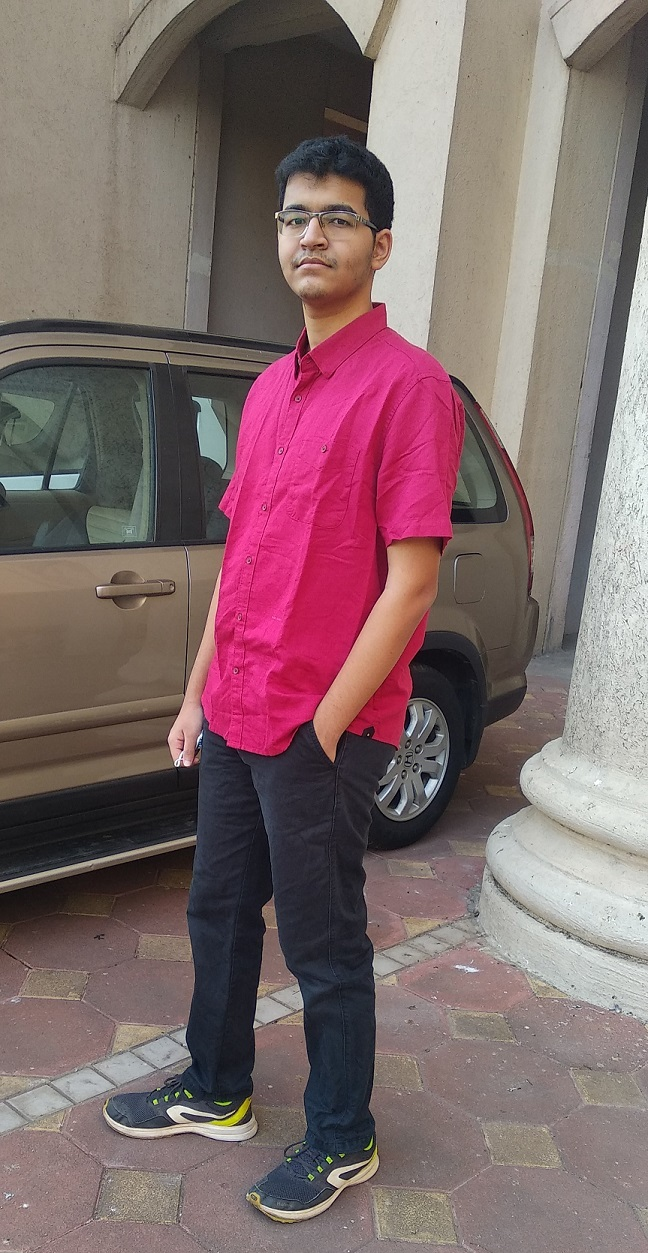
#> input picture Images/Pingle.jpg, 648 x 1253 px
$ python 'demo 4.py'
#> lines starting #> are read from the running program, lines starting #| are printed output that depends on the picture
### Helpers/shader.py
RGBA_NAMES = {
    "BLACK": [0, 0, 0, 255],
    "WHITE": [255, 255, 255, 255],
    "GREY": [128, 128, 128, 255],
    "GRAY": [128, 128, 128, 255],
    "RED": [255, 0, 0, 255],
    "GREEN": [0, 255, 0, 255],
    "BLUE": [0, 0, 255, 255],
    "YELLOW": [255, 255, 0, 255],
    "CYAN": [0, 255, 255, 255],
    "ORANGE": [255, 128, 0, 255],
    "AZURE": [0, 128, 255, 255],
    "SPRING": [0, 255, 128, 255],
    "PURPLE": [128, 0, 128, 255],
    "REBECCAPURPLE": [102, 51, 153, 255],
    "BLANCHEDALMOND": [255, 235, 205, 255]
}

from PIL import Image
import time
import re

def prepare_source_colors(SOURCE_COLORS):
    # Convert the normal, text source colors to their rgba's
    SOURCE_COLORS = list(map(lambda x: x if (type(x)==list or x.upper() not in RGBA_NAMES) else RGBA_NAMES[x.upper()], SOURCE_COLORS))
    # Add alpha in case I forgot to add those in the source colors
    SOURCE_COLORS = [i+[255] if (type(i)==list and len(i)==3) else i for i in SOURCE_COLORS]
    # convert everything to upper case
    SOURCE_COLORS = [i.upper() if type(i) == str else i for i in SOURCE_COLORS]

    return SOURCE_COLORS

def lerp(val, lb, ub, lv, uv):
    return lv + (val-lv)*(uv-lv)/(ub-lb)

def get_color_towards(color1, color2, fraction):
    """Returns a color which is fraction of the way from color1 to color2"""
    return [int(color1[i]*(1-fraction)+color2[i]*(fraction)) for i in range(4)]

def interpolate_optimized(standards: list, INTERPOLATION_COUNT: int, twos: list):
    if INTERPOLATION_COUNT == 0 or len(standards) == 1:
        return standards
    newlength = 1 + (len(standards)-1)*twos[INTERPOLATION_COUNT]
    new_standards = [0]*newlength
    # Init base
    for i in range(len(standards)):
        new_standards[i * (twos[INTERPOLATION_COUNT])] = standards[i]
    # Start the interpolations
    for interpolation_level in range(1, INTERPOLATION_COUNT+1):
        for index in range((len(standards)-1)*(twos[interpolation_level-1])):
            index = index*2 + 1
            final_index = index * (twos[INTERPOLATION_COUNT - interpolation_level])
            limit = twos[INTERPOLATION_COUNT - interpolation_level]
            new_standards[final_index] = get_color_towards(new_standards[final_index-limit], new_standards[final_index+limit], 0.5)
    return new_standards

def shade_image(image_path: str, INTERPOLATION_COUNT: int, SOURCE_COLORS: list, VIEW_SCALE: float = 1):
#> called with image_path = 'Images/Pingle.jpg', INTERPOLATION_COUNT = 0, VIEW_SCALE = 0.8
    img = Image.open(image_path).convert("RGBA")
    WIDTH, HEIGHT = int(img.width * VIEW_SCALE), int(img.height * VIEW_SCALE)
#> WIDTH = 518; HEIGHT = 1002
    if VIEW_SCALE != 1:
        img = img.resize((WIDTH, HEIGHT))
#> img: PIL image 518x1002 RGBA
    data = img.getdata()

    INTERPOLATION_TYPE = 1 if any("/" in i for i in SOURCE_COLORS) else 0
    twos = [2**i for i in range(20)]

    # Perform interpolation now if it's a normal type lerping
    if INTERPOLATION_TYPE == 0:
        SOURCE_COLORS = interpolate_optimized(SOURCE_COLORS, INTERPOLATION_COUNT, twos)

    CACHED_STANDARDS = [0]*WIDTH
#> CACHED_STANDARDS = 518 values from 0 to 0

    def process(enumerated):
#> called with enumerated = (0, (151, 144, 128, 255))
        index,rgba = enumerated
        x = index%WIDTH
#> x = 0
        fr = x / WIDTH
#> fr = 0
        greyscale = sum(rgba[:3]) // 3

        STANDARDS = 0
        if INTERPOLATION_TYPE == 0:
            STANDARDS = SOURCE_COLORS
        elif INTERPOLATION_TYPE == 1 and CACHED_STANDARDS[x]:
            STANDARDS = CACHED_STANDARDS[x]
        else:
            STANDARDS = list(map(lambda x: x if (type(x) == list) else get_color_towards(*[RGBA_NAMES[i] for i in re.split(r'\s+/\s+', x)], fr), SOURCE_COLORS))
            STANDARDS = interpolate_optimized(STANDARDS, INTERPOLATION_COUNT, twos)
            CACHED_STANDARDS[x] = STANDARDS

        color = STANDARDS[min(len(STANDARDS)-1, max(int(greyscale * len(STANDARDS) / 255), 0))]
        # Preserve the alpha
        return (*color[:3], rgba[-1])

    print(f"Processing '{image_path}'...")
    stime = time.time()
    newdata = list(map(process, enumerate(data)))
#> newdata = 519036 items
    print(f"Finished processing in {time.time()-stime}s")
    stime = time.time()
    img.putdata(newdata)
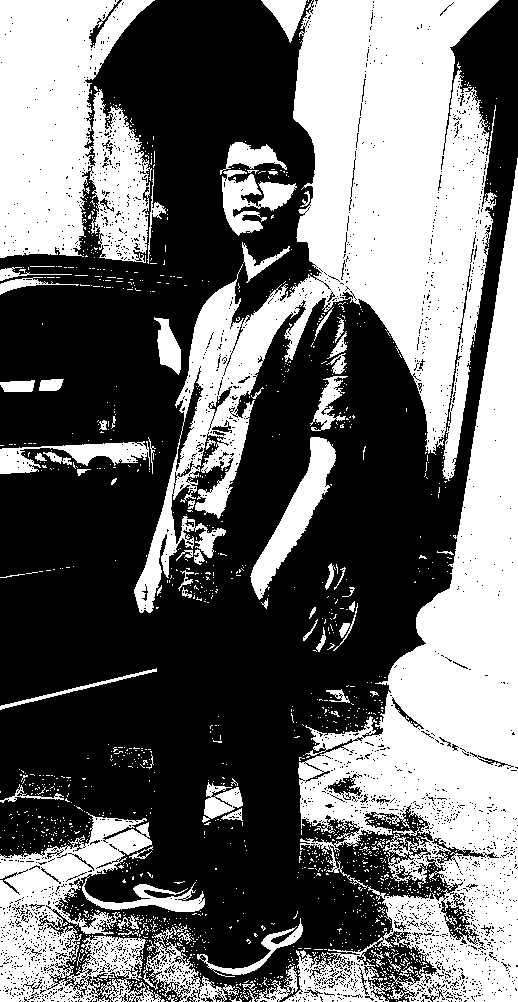
#> img: PIL image 518x1002 RGBA; mean R, G, B, A 107.6, 107.6, 107.6, 255
    return img

### demo 4.py
####################################################################################################
##                                     DEMO FILE: Aryan Pingle                                    ##
####################################################################################################

####################################################################################################
##                                           THE CONCEPT                                          ##
##                                           -----------                                          ##
##                                                                                                ##
## Every pixel in an image has a 'greyscale' value - the darker it is, the lower the 'greyscale'. ##
##  If we can use this greyscale value to choose a color from a list of our choice (let's call it ##
##        SOURCE_COLORS), we can effectively 'shade' the image with cool, artistic effects.       ##
##                                                                                                ##
##                                 That's what this program does.                                 ##
##                                                                                                ##
##   Interpolation means 'finding the middle ground' (kind of). By interpolating between [black,  ##
##    white], we get [black, GREY, white]. By interpolating again between this, we get [black,    ##
##                         DARK-GREY, grey, LIGHT-GREY, white], and so on.                        ##
##   The number of interpolations, or 'INTERPOLATION_COUNT' can be whatever number you want - 0   ##
##    meaning only the source colors are used, and 8 meaning infinite combinations between the    ##
##                                     SOURCE_COLORS you set.                                     ##
##                                                                                                ##
##  You can view / run some demo programs I made that showcase just how awesome this feature is.  ##
##                  Above all, art is about experimentation, so have fun with it!                 ##
####################################################################################################

IMAGE_PATH = "Images/Pingle.jpg"
# INTERPOLATION_COUNT -> By keeping the interpolations to just 2, the number of colors that are present in the final image are just 7 shades of grey. So it looks washed-out, which is a nice and unexpected effect!
INTERPOLATION_COUNT = 0
VIEW_SCALE = 0.8
# SOURCE_COLORS -> Clean and simple; If you put just 'black' and 'white' in SOURCE_COLORS, you get a greyscaled image. BUT! Because INTERPOLATION_COUNT is just 2, it gives the result a grainy, water-color effect!
SOURCE_COLORS = ['black', 'white']

# Fun Fact: I actually set this as my wallpaper because of how cool it looked ^.^
SAVE_IMAGE = False
SAVE_NAME = "Pingle"

####################################################################################################
##                                    WARNING: Nerdy Code Stuff                                   ##
####################################################################################################

from Helpers.shader import *

SOURCE_COLORS = prepare_source_colors(SOURCE_COLORS)

if not SAVE_IMAGE:
    sample_image = shade_image(IMAGE_PATH, INTERPOLATION_COUNT, SOURCE_COLORS, VIEW_SCALE=VIEW_SCALE)
    sample_image.show()
if SAVE_IMAGE:
    print(f"Saving to Generated/{SAVE_NAME}.png")
    final_image = shade_image(IMAGE_PATH, INTERPOLATION_COUNT, SOURCE_COLORS, VIEW_SCALE=1)
    final_image.save(f"Generated/{SAVE_NAME}.png", "PNG")
